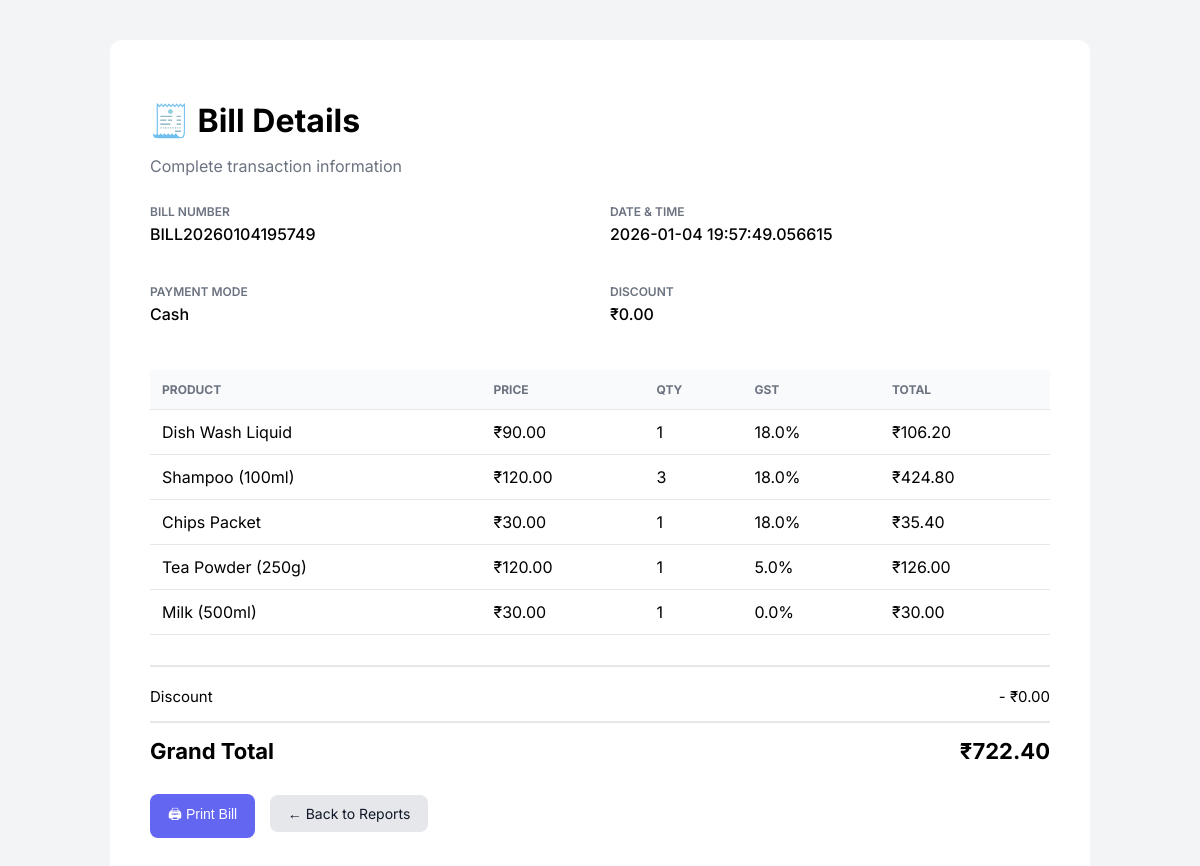
Page /view_bill/2 (signed in) on the committed database.
### tables this page shows
CREATE TABLE bills_new (
            id INTEGER PRIMARY KEY AUTOINCREMENT,
            bill_number TEXT UNIQUE,
            total REAL,
            discount REAL,
            payment_mode TEXT,
            bill_date TIMESTAMP DEFAULT CURRENT_TIMESTAMP,
            created_by INTEGER
        );

CREATE TABLE bill_items (
            id INTEGER PRIMARY KEY AUTOINCREMENT,
            bill_id INTEGER,
            product_name TEXT,
            quantity INTEGER,
            price REAL,
            gst REAL,
            item_total REAL
        );

### app.py (the view)
@app.route("/view_bill/<int:bill_id>")
@login_required
def view_bill(bill_id):
    conn = get_db_connection()
    cur = conn.cursor()
    cur.execute("SELECT * FROM bills_new WHERE id=?", (bill_id,))
    bill = cur.fetchone()
    if not bill:
        flash("Bill not found", "danger")
        conn.close()
        return redirect(url_for("reports"))
    cur.execute("SELECT * FROM bill_items WHERE bill_id=?", (bill_id,))
    items = cur.fetchall()
    conn.close()
    return render_template("view_bill.html", bill=bill, items=items)

### app.py (called while the page is built)
def get_db_connection():
    conn = sqlite3.connect("supermarket_saas.db")
    conn.row_factory = sqlite3.Row  # Enable column access by name
    return conn

def login_required(f):
    @wraps(f)
    def decorated(*args, **kwargs):
        if "user_id" not in session:
            flash("Please login first", "warning")
            return redirect(url_for("login"))
        return f(*args, **kwargs)
    return decorated

### templates/view_bill.html (shortened to what this page needs)
<!DOCTYPE html>
<html lang="en">
<head>
</head>
<body>
<div class="container">
    <h1>🧾 Bill Details</h1>
    <p class="sub">Complete transaction information</p>
    <div class="info">
        <div>
            <label>Bill Number</label>
            <p>{{ bill["bill_number"] }}</p>
        </div>
        <div>
            <label>Date & Time</label>
            <p>{{ bill["bill_date"] }}</p>
        </div>
        <div>
            <label>Payment Mode</label>
            <p>{{ bill["payment_mode"] }}</p>
        </div>
        <div>
            <label>Discount</label>
            <p>₹{{ "%.2f"|format(bill["discount"]) }}</p>
        </div>
    </div>
    <table>
        <thead>
            <tr>
                <th>Product</th>
                <th>Price</th>
                <th>Qty</th>
                <th>GST</th>
                <th>Total</th>
            </tr>
        </thead>
        <tbody>
            {% for item in items %}
            <tr>
                <td>{{ item["product_name"] }}</td>
                <td>₹{{ "%.2f"|format(item["price"]) }}</td>
                <td>{{ item["quantity"] }}</td>
                <td>{{ item["gst"] }}%</td>
                <td>₹{{ "%.2f"|format(item["item_total"]) }}</td>
            </tr>
            {% endfor %}
        </tbody>
    </table>
    <div class="summary">
        <div class="row">
            <span>Discount</span>
            <span>- ₹{{ "%.2f"|format(bill["discount"]) }}</span>
        </div>
        <div class="row total">
            <span>Grand Total</span>
            <span>₹{{ "%.2f"|format(bill["total"]) }}</span>
        </div>
    </div>
    <div class="actions">
        <button onclick="window.print()">🖨 Print Bill</button>
        <a href="/reports">← Back to Reports</a>
    </div>
</div>
</body>
</html>

### templates/view_bill.html (style rules this page uses)
body { font-family: 'Inter', sans-serif; background:#f3f4f6; }
.container { max-width: 900px; margin: 40px auto; background:#fff; padding:40px; border-radius:12px; }
h1 { margin-bottom: 8px; }
.sub { color:#6b7280; margin-bottom: 24px; }
.info { display:grid; grid-template-columns: repeat(2,1fr); gap:20px; margin-bottom:30px; }
.info div label { font-size:12px; color:#6b7280; text-transform:uppercase; font-weight:600; }
.info div p { font-size:16px; font-weight:500; margin-top:4px; }
table { width:100%; border-collapse:collapse; margin-top:20px; }
th, td { padding:12px; border-bottom:1px solid #e5e7eb; text-align:left; }
th { background:#f9fafb; text-transform:uppercase; font-size:12px; color:#6b7280; }
.summary { margin-top:30px; border-top:2px solid #e5e7eb; padding-top:20px; }
.row { display:flex; justify-content:space-between; margin-bottom:10px; font-size:15px; }
.total { font-size:22px; font-weight:700; border-top:2px solid #e5e7eb; padding-top:15px; margin-top:15px; }
.actions { margin-top:30px; }
button, a { padding:10px 18px; border-radius:8px; border:none; text-decoration:none; font-size:14px; cursor:pointer; }
button { background:#6366f1; color:white; }
a { background:#e5e7eb; color:#111827; margin-left:10px; }

### rows in the picture
bills_new: bill_number "BILL20260104195749", bill_date "2026-01-04 19:57:49.056615", payment_mode "Cash", discount "0.00", total "722.40"
bill_items: product_name "Dish Wash Liquid", price "90.00", quantity "1", gst "18.0", item_total "106.20"
bill_items: product_name "Shampoo (100ml)", price "120.00", quantity "3", gst "18.0", item_total "424.80"
bill_items: product_name "Chips Packet", price "30.00", quantity "1", gst "18.0", item_total "35.40"
bill_items: product_name "Tea Powder (250g)", price "120.00", quantity "1", gst "5.0", item_total "126.00"
bill_items: product_name "Milk (500ml)", price "30.00", quantity "1", gst "0.0", item_total "30.00"
